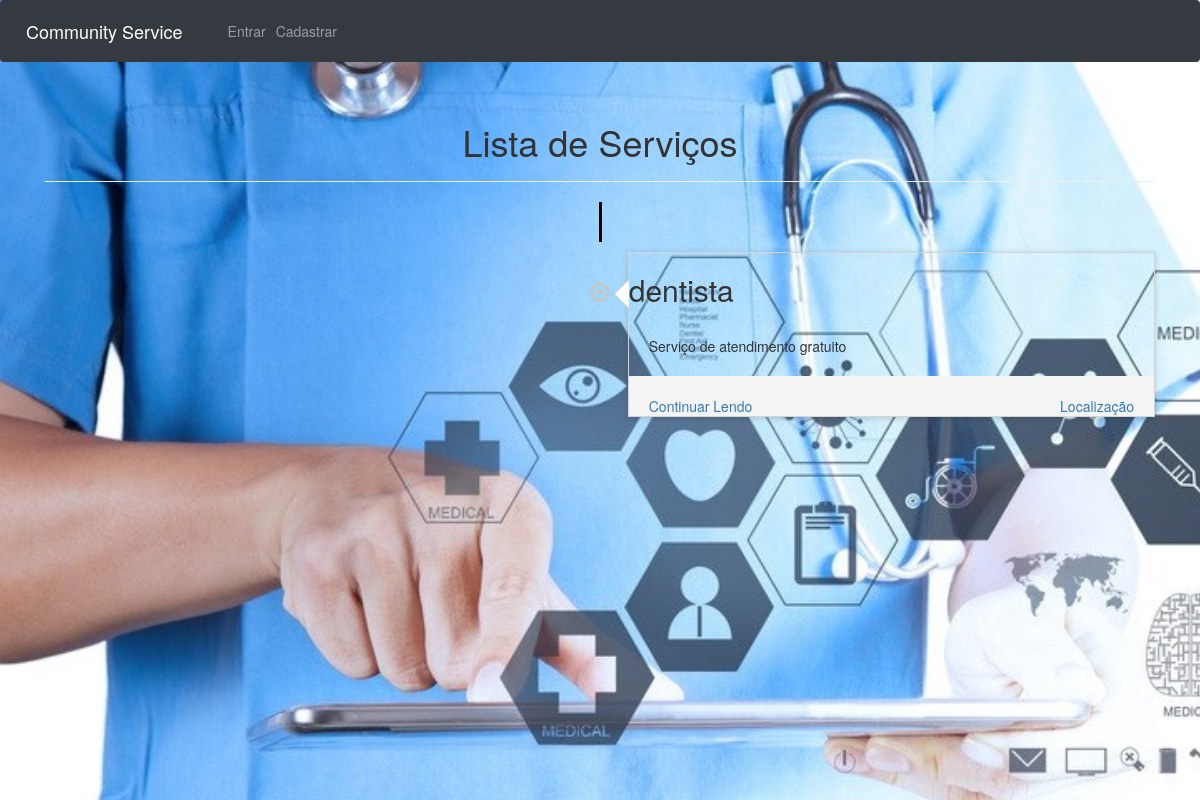
/list_search_saude/, run on an earlier commit of the app's database.
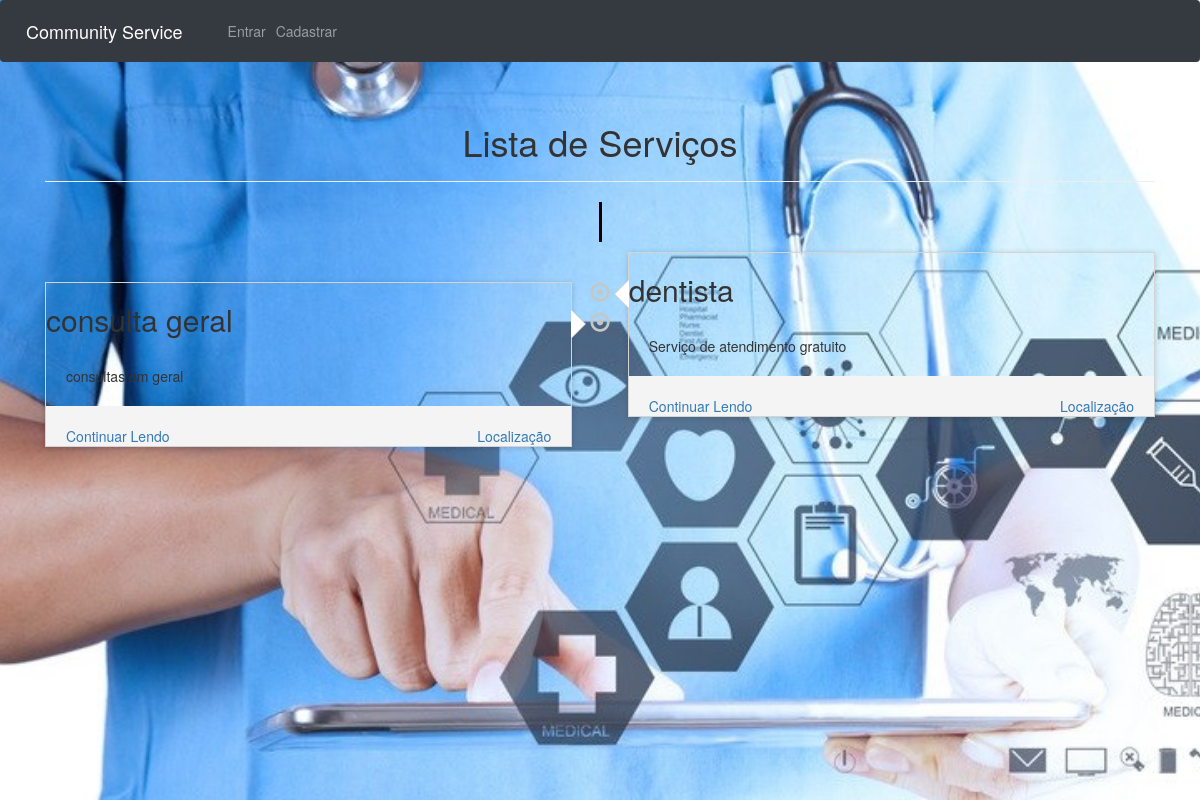
And on a later commit of the database.
### divulga/models.py (models this page shows, shortened)
class CommunityAction(PolymorphicModel):
    name = models.CharField(max_length=50, null=False)
    start_date = models.DateField()
    close_date = models.DateField()
    description = models.CharField(max_length=500, null=False)
    establishment = models.ManyToManyField(Establishment)
    SAUDE = 'SAUDE'
    EDUCACIONAL = 'EDUCACIONAL'
    CORTESDECABELO = 'CORTE DE CABELO'
    OUTRACATEGORIA = 'OUTRA CATEGORIA'
    CATEGORY_OF_SERVICES = (
        (SAUDE, 'Saude'),
        (EDUCACIONAL, 'Educacional'),
        (CORTESDECABELO, 'Corte de cabelo'),
        (OUTRACATEGORIA, 'Outra Categoria'),
    )
    category = models.CharField(
        max_length=40,
        choices=CATEGORY_OF_SERVICES,
        default=SAUDE,
    )

class HealthService(CommunityAction):
    start_hour = models.TimeField()
    close_hour = models.TimeField()
    email = models.CharField(max_length=140, null=False)

class CommunityAction(PolymorphicModel):
    name = models.CharField(max_length=50, null=False)
    start_date = models.DateField()
    close_date = models.DateField()
    description = models.CharField(max_length=500, null=False)
    establishment = models.ManyToManyField(Establishment)
    SAUDE = 'SAUDE'
    EDUCACIONAL = 'EDUCACIONAL'
    CORTESDECABELO = 'CORTE DE CABELO'
    OUTRACATEGORIA = 'OUTRA CATEGORIA'
    CATEGORY_OF_SERVICES = (
        (SAUDE, 'Saude'),
        (EDUCACIONAL, 'Educacional'),
        (CORTESDECABELO, 'Corte de cabelo'),
        (OUTRACATEGORIA, 'Outra Categoria'),
    )
    category = models.CharField(
        max_length=40,
        choices=CATEGORY_OF_SERVICES,
        default=SAUDE,
    )

### saviors/views.py (the view)
# urls.py: url(r'^list_search_saude/', views.search_service_saude, name='search_services'),
def search_service_saude(request):
    services_list_category = CommunityAction.objects.all()
    categoria = 'SAUDE'
    services_list_category = services_list_category.filter(category__icontains=categoria)
    return render(request, 'list_search.html', {"services_list": services_list_category})

### templates/list_search.html (shortened to what this page needs)
{% extends 'base.html' %}
{% load crispy_forms_tags %}
{% load staticfiles %}
{% block header %}
  <link rel="stylesheet" type="text/css" href="{% static "css/timeline.css" %}" />
{% endblock %}
{% block content%}
<link href="//netdna.bootstrapcdn.com/bootstrap/3.1.0/css/bootstrap.min.css" rel="stylesheet" id="bootstrap-css">
<div class="container">
    <div class="page-header text-center">
        <h1 id="timeline">Lista de Serviços</h1>
    </div>
    <ul class="timeline">
      {% for service in services_list %}
        {% if forloop.counter|divisibleby:2 %}
          <li>
        {% else %}
          <li class="timeline-inverted">
        {% endif %}
        <div class="timeline-badge primary"><a><i class="glyphicon glyphicon-record" rel="tooltip" title="11 hours ago via Twitter" id=""></i></a></div>
          <div class="timeline-panel">
            <div class="timeline-body">
              <h2>{{service.name}}</h2>
              <p>{{service.description}}</p>
            </div>
            <div class="timeline-footer">
                <a class="pull-left" href="{% url 'perfil' service.id %}">Continuar Lendo</a>
                <a class="pull-right" href="{% url 'mapa' service.id %}">Localização</a>
            </div>
          </div>
        </li>
        {% endfor %}
    </ul>
</div>
{% endblock content %}

What changed in the data, as far as the page shows it:
added HealthService: name "consulta geral", description "consultas em geral"
